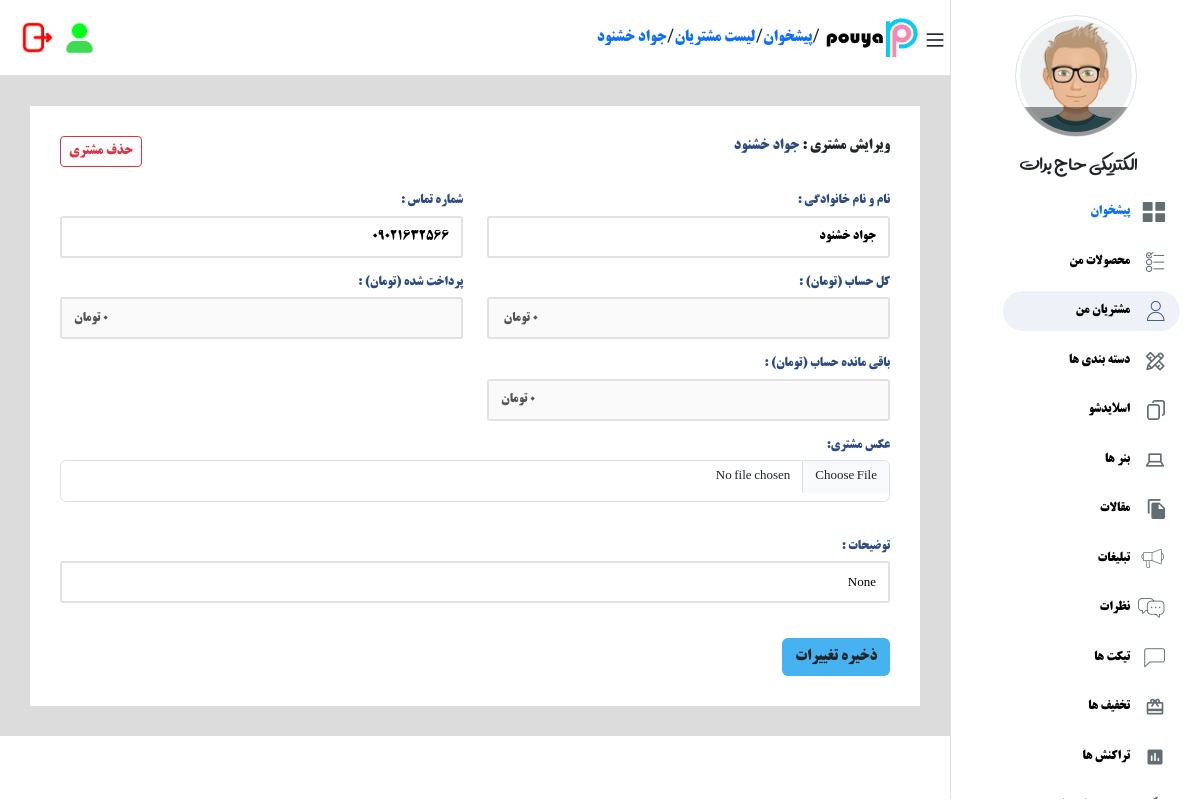
Page /customer/detail/2/ (signed in) on the earlier database version.
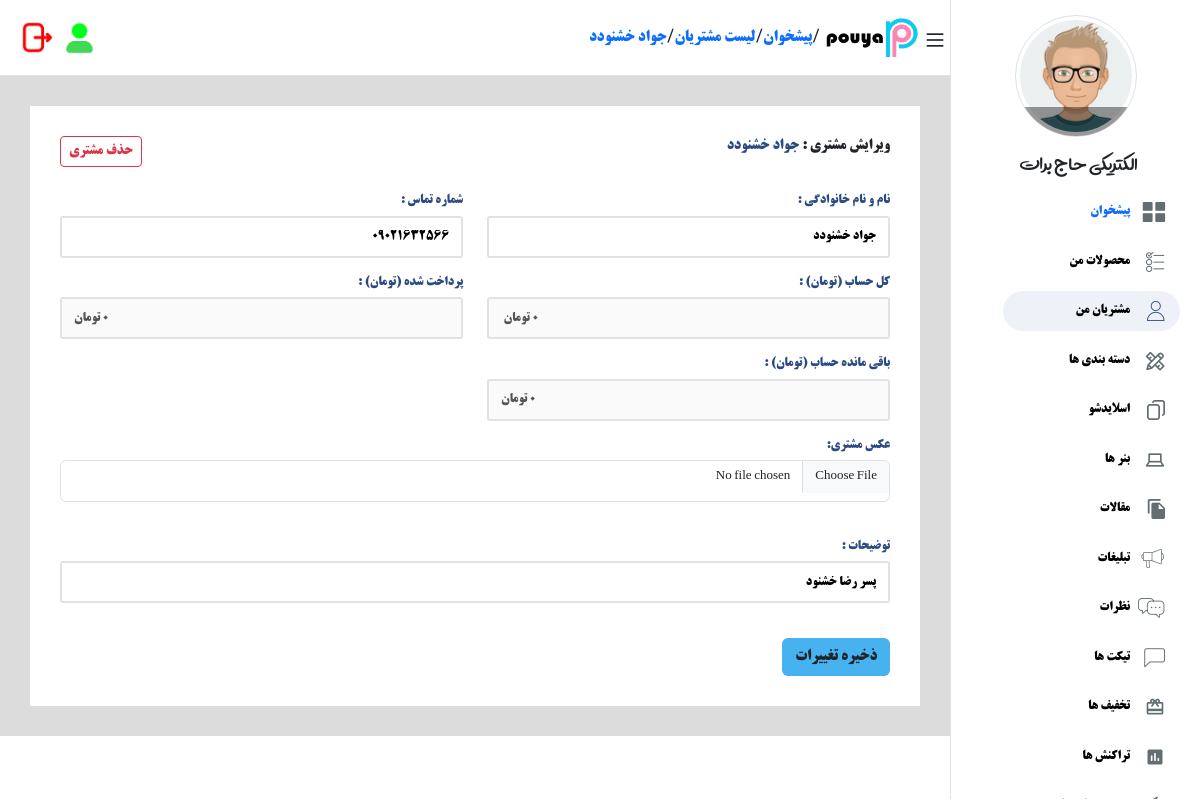
Same page on the later database version.
### customer/models.py (models this page shows, shortened)
class Customer(models.Model):
    user = models.ForeignKey(User, on_delete=models.CASCADE)
    fullname = models.CharField(max_length=200, null=True, blank=True, verbose_name="نام و نام خانوادگی")
    phone = models.CharField(max_length=12, verbose_name="شماره تماس")
    is_active = models.BooleanField(default=True, verbose_name="فعال")
    is_paid = models.BooleanField(default=False, verbose_name="پرداخت شده ")
    price = models.BigIntegerField(default=0,verbose_name="حساب در فروشگاه")
    price_paid_all = models.BigIntegerField(default=0,verbose_name=" پول  پرداختی  ای کل    ")
    price_mandeh = models.BigIntegerField(default=0,verbose_name="باقی مانده در فروشگاه")
    discription = models.TextField(max_length=300, null=True, blank=True, verbose_name="توضیحات مدیر")
    updated_at = models.DateTimeField(auto_now=True, verbose_name="تاریخ  ")
    created_at = models.DateTimeField(auto_now_add=True, verbose_name="تاریخ اضافه شدن")
    image = models.ImageField(upload_to="customer/", null=True, blank=True, verbose_name="عکس پروفایل")
    address = models.TextField(null=True,blank=True,verbose_name="ادرس کاربر")
    class Meta:
        verbose_name = "مشتری"
        verbose_name_plural = "مشتری ها  "
        ordering = ["-id"]

### customer/views.py (the view, shortened to what this page needs)
# urls.py: path("detail/<int:id>/",login_required(views.DetailCustomerView.as_view()),name="detail_customer"),
class DetailCustomerView(View):
    def get(self,request,*args,**kwargs):
        customers = Customer.objects.filter(user=request.user)
        customer = get_object_or_404(customers,id=kwargs["id"])
        return render(request,"customer/detail.html",{"customer":customer})

### customer/templates/customer/detail.html (shortened to what the changed rows need)
{% extends 'base.html' %}
{% load static %}
{% load humanize %}
{% block content %}
<div class="content">
    <div class="header d-flex item-center bg-white width-100 border-bottom ">
        <div class="header__right d-flex flex-grow-1 item-center">
            <span class="bars"></span>
                <img style="margin-right: 5px;" width="100" height="45" src="{% static 'img/logo3.png' %}"/>
                /
                        <a style="text-decoration: none;" href="{% url 'home:index' %}" title="پیشخوان">پیشخوان</a>/
                        <a style="text-decoration: none;" href="{% url 'customer:list_customer' %}" title="پیشخوان">لیست مشتریان  </a>/
                        <a style="text-decoration: none;" href="{% url 'customer:detail_customer' customer.id %}" title="پیشخوان">{{customer.fullname}}</a>
        </div>
    </div>
    <div class="main-content" style="background-color: #dcdcdc;">
        <div class="user-info bg-white padding-30 font-size-13">
            <form method="post">
                <div class="row mb-4">
                    <div class="col-lg-6" style="font-size: 15px;">
                        ویرایش مشتری : <span style="color: #2B4A83;">{{customer.fullname}}</span>
                    </div>
                    <div class="col-lg-6 d-flex justify-content-end align-items-end">
                    </div>
                </div>
                <div class="row">
                    <div class="col-lg-6">
                        <label>نام و نام خانوادگی  : </label>
                        <input type="text" name="fullname" class="text" placeholder="نام کاربری" value="{{customer.fullname}}">
                    </div>
                    <div class="col-lg-6">
                        <label>شماره تماس  : </label>
                        <input type="text" name="phone" class="text" placeholder="شماره تماس" value="{{customer.phone}}">
                    </div>
                    <div class="col-lg-6">
                        <label>کل حساب  (تومان) :  </label>
                        <input disabled type="text" name="price" class="text text-left"  value="{{customer.price|intcomma:0}} تومان ">
                    </div>
                    <div class="col-lg-6">
                        <label>پرداخت شده    (تومان) :  </label>
                        <input class="text text-left" type="text" name="price_paid_all" disabled value="{{customer.price_paid_all|intcomma:0}} تومان">
                    </div>
                    <div class="col-lg-6">
                        <label>باقی مانده حساب    (تومان) :  </label>
                        <input class="text text-left" type="text" name="sod" disabled value="{{customer.price_mandeh|intcomma:0}} تومان">
                    </div>
                    <div class="col-lg-12">
                    </div>
                </div>
                <br>
                <label>
                    توضیحات :
                </label>
                <input  name="discription" class="text" value="{{customer.discription}}"  />
                <br>
                <br>
                <button class="btn btn-netcopy_net">ذخیره تغییرات</button>
            </form>
        </div>
    </div>
</div>
</body>
{% endblock %}

Differences in the rows shown:
changed Customer "0 تومان": fullname "جواد خشنود" → "جواد خشنودد"; discription "None" → "پسر رضا خشنود"
